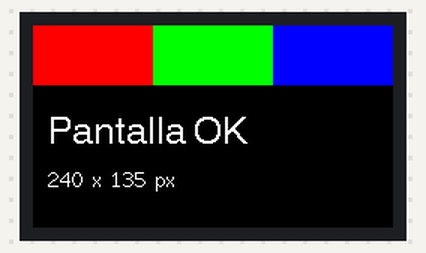
The sketch below on a simulated ESP32. On the bench: 240×135 colour display. What the sketch prints to the serial monitor is not drawn.

Above: at 0.3 s.

The sketch:

02a_pantalla_tdisplay.ino
```cpp
/* 02a_pantalla_tdisplay
   Prueba de la pantalla a color de la LilyGO T-Display (ST7789, 135x240).
   Requiere TFT_eSPI con Setup25_TTGO_T_Display.h activado
   en libraries/TFT_eSPI/User_Setup_Select.h */

#include <TFT_eSPI.h>

TFT_eSPI tft = TFT_eSPI();      // objeto que controla la pantalla

void setup() {
  Serial.begin(115200);
  tft.init();                   // inicializa el controlador ST7789
  tft.setRotation(1);           // 1 = horizontal: 240 de ancho x 135 de alto
  tft.fillScreen(TFT_BLACK);    // fondo negro

  // Tres franjas de color para comprobar rojo, verde y azul
  tft.fillRect(0,   0, 80, 40, TFT_RED);
  tft.fillRect(80,  0, 80, 40, TFT_GREEN);
  tft.fillRect(160, 0, 80, 40, TFT_BLUE);

  tft.setTextColor(TFT_WHITE, TFT_BLACK);   // texto blanco sobre negro
  tft.drawString("Pantalla OK", 10, 60, 4); // texto, x, y, fuente 4
  tft.drawString("240 x 135 px", 10, 95, 2);
  Serial.println("Pantalla inicializada");
}

void loop() {
  // Nada que repetir: la imagen queda dibujada.
}
```
